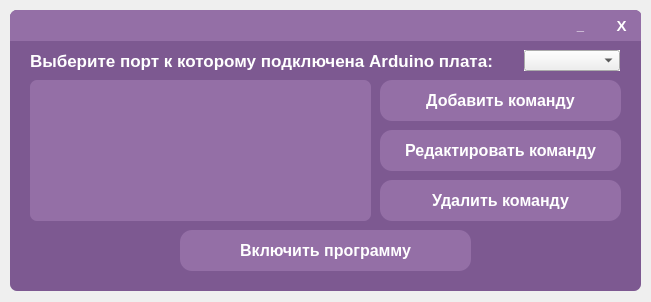
<?xml version="1.0" encoding="UTF-8"?>
<ui version="4.0">
 <class>MainWindow</class>
 <widget class="QMainWindow" name="MainWindow">
  <property name="geometry">
   <rect>
    <x>0</x>
    <y>0</y>
    <width>651</width>
    <height>302</height>
   </rect>
  </property>
  <property name="windowTitle">
   <string>MainWindow</string>
  </property>
  <widget class="QWidget" name="centralwidget">
   <widget class="QFrame" name="Window">
    <property name="geometry">
     <rect>
      <x>10</x>
      <y>10</y>
      <width>631</width>
      <height>281</height>
     </rect>
    </property>
    <property name="styleSheet">
     <string notr="true">QFrame{
	border-radius: 7px;
	background-color: #7D5991;
}

QLabel{
	color: white;
}</string>
    </property>
    <property name="frameShape">
     <enum>QFrame::StyledPanel</enum>
    </property>
    <property name="frameShadow">
     <enum>QFrame::Raised</enum>
    </property>
    <widget class="QFrame" name="WindowFrame">
     <property name="geometry">
      <rect>
       <x>0</x>
       <y>0</y>
       <width>631</width>
       <height>31</height>
      </rect>
     </property>
     <property name="styleSheet">
      <string notr="true">QFrame{
	border-bottom-left-radius: 0px;
	border-bottom-right-radius: 0px;
	background-color: #946FA6;
}</string>
     </property>
     <property name="frameShape">
      <enum>QFrame::StyledPanel</enum>
     </property>
     <property name="frameShadow">
      <enum>QFrame::Raised</enum>
     </property>
     <widget class="QPushButton" name="CloseWindowButton">
      <property name="geometry">
       <rect>
        <x>591</x>
        <y>0</y>
        <width>41</width>
        <height>31</height>
       </rect>
      </property>
      <property name="font">
       <font>
        <pointsize>11</pointsize>
        <weight>75</weight>
        <bold>true</bold>
       </font>
      </property>
      <property name="cursor">
       <cursorShape>PointingHandCursor</cursorShape>
      </property>
      <property name="styleSheet">
       <string notr="true">QPushButton{
	color: white;
	border: none;
	border-top-right-radius: 7px;
	background-color: #946FA6;
}

QPushButton:hover{
	background-color: #8E68A2;
}

QPushButton:pressed{
	color: #EA2F4E;
}</string>
      </property>
      <property name="text">
       <string>X</string>
      </property>
     </widget>
     <widget class="QPushButton" name="MinimizeWindowButton">
      <property name="geometry">
       <rect>
        <x>550</x>
        <y>0</y>
        <width>41</width>
        <height>31</height>
       </rect>
      </property>
      <property name="font">
       <font>
        <pointsize>10</pointsize>
        <weight>75</weight>
        <bold>true</bold>
       </font>
      </property>
      <property name="cursor">
       <cursorShape>PointingHandCursor</cursorShape>
      </property>
      <property name="styleSheet">
       <string notr="true">QPushButton{
	color: white;
	border: none;
	border-top-right-radius: 7px;
	background-color: #946FA6;
}

QPushButton:hover{
	background-color: #8E68A2;
}

QPushButton:pressed{
	color: #EA2F4E;
}</string>
      </property>
      <property name="text">
       <string>_</string>
      </property>
      <property name="default">
       <bool>false</bool>
      </property>
     </widget>
    </widget>
    <widget class="QPushButton" name="AddNewUserCommandButton">
     <property name="geometry">
      <rect>
       <x>370</x>
       <y>70</y>
       <width>241</width>
       <height>41</height>
      </rect>
     </property>
     <property name="font">
      <font>
       <pointsize>12</pointsize>
       <weight>75</weight>
       <bold>true</bold>
      </font>
     </property>
     <property name="cursor">
      <cursorShape>PointingHandCursor</cursorShape>
     </property>
     <property name="styleSheet">
      <string notr="true">QPushButton{
	color: white;
	border-radius: 12px;
	background-color: #946FA6;
}

QPushButton:hover{
	background-color: #9A76AB;
}

QPushButton:pressed{
	background-color: #8E68A2;
}</string>
     </property>
     <property name="text">
      <string>Добавить команду</string>
     </property>
    </widget>
    <widget class="QListWidget" name="UserCommandsListWidget">
     <property name="geometry">
      <rect>
       <x>20</x>
       <y>70</y>
       <width>341</width>
       <height>141</height>
      </rect>
     </property>
     <property name="font">
      <font>
       <pointsize>14</pointsize>
       <weight>75</weight>
       <bold>true</bold>
      </font>
     </property>
     <property name="tabletTracking">
      <bool>false</bool>
     </property>
     <property name="autoFillBackground">
      <bool>false</bool>
     </property>
     <property name="styleSheet">
      <string notr="true">color: white;
border-radius: 7px;
background-color: #946FA6;
</string>
     </property>
     <property name="frameShape">
      <enum>QFrame::StyledPanel</enum>
     </property>
     <property name="frameShadow">
      <enum>QFrame::Sunken</enum>
     </property>
     <property name="lineWidth">
      <number>1</number>
     </property>
     <property name="verticalScrollBarPolicy">
      <enum>Qt::ScrollBarAsNeeded</enum>
     </property>
     <property name="horizontalScrollBarPolicy">
      <enum>Qt::ScrollBarAsNeeded</enum>
     </property>
     <property name="sizeAdjustPolicy">
      <enum>QAbstractScrollArea::AdjustIgnored</enum>
     </property>
     <property name="autoScroll">
      <bool>true</bool>
     </property>
     <property name="tabKeyNavigation">
      <bool>false</bool>
     </property>
     <property name="showDropIndicator" stdset="0">
      <bool>true</bool>
     </property>
     <property name="dragDropOverwriteMode">
      <bool>false</bool>
     </property>
     <property name="alternatingRowColors">
      <bool>false</bool>
     </property>
     <property name="verticalScrollMode">
      <enum>QAbstractItemView::ScrollPerItem</enum>
     </property>
     <property name="horizontalScrollMode">
      <enum>QAbstractItemView::ScrollPerItem</enum>
     </property>
     <property name="movement">
      <enum>QListView::Static</enum>
     </property>
     <property name="flow">
      <enum>QListView::TopToBottom</enum>
     </property>
     <property name="isWrapping" stdset="0">
      <bool>false</bool>
     </property>
     <property name="resizeMode">
      <enum>QListView::Fixed</enum>
     </property>
     <property name="layoutMode">
      <enum>QListView::SinglePass</enum>
     </property>
     <property name="viewMode">
      <enum>QListView::ListMode</enum>
     </property>
     <property name="uniformItemSizes">
      <bool>false</bool>
     </property>
     <property name="wordWrap">
      <bool>false</bool>
     </property>
     <property name="selectionRectVisible">
      <bool>false</bool>
     </property>
     <property name="sortingEnabled">
      <bool>false</bool>
     </property>
    </widget>
    <widget class="QPushButton" name="EditUserCommandButton">
     <property name="geometry">
      <rect>
       <x>370</x>
       <y>120</y>
       <width>241</width>
       <height>41</height>
      </rect>
     </property>
     <property name="font">
      <font>
       <pointsize>12</pointsize>
       <weight>75</weight>
       <bold>true</bold>
      </font>
     </property>
     <property name="cursor">
      <cursorShape>PointingHandCursor</cursorShape>
     </property>
     <property name="styleSheet">
      <string notr="true">QPushButton{
	color: white;
	border-radius: 12px;
	background-color: #946FA6;
}

QPushButton:hover{
	background-color: #9A76AB;
}

QPushButton:pressed{
	background-color: #8E68A2;
}</string>
     </property>
     <property name="text">
      <string>Редактировать команду</string>
     </property>
    </widget>
    <widget class="QPushButton" name="RemovUserCommandButton">
     <property name="geometry">
      <rect>
       <x>370</x>
       <y>170</y>
       <width>241</width>
       <height>41</height>
      </rect>
     </property>
     <property name="font">
      <font>
       <pointsize>12</pointsize>
       <weight>75</weight>
       <bold>true</bold>
      </font>
     </property>
     <property name="cursor">
      <cursorShape>PointingHandCursor</cursorShape>
     </property>
     <property name="styleSheet">
      <string notr="true">QPushButton{
	color: white;
	border-radius: 12px;
	background-color: #946FA6;
}

QPushButton:hover{
	background-color: #9A76AB;
}

QPushButton:pressed{
	background-color: #8E68A2;
}</string>
     </property>
     <property name="text">
      <string>Удалить команду</string>
     </property>
    </widget>
    <widget class="QFrame" name="frame">
     <property name="geometry">
      <rect>
       <x>514</x>
       <y>40</y>
       <width>96</width>
       <height>21</height>
      </rect>
     </property>
     <property name="styleSheet">
      <string notr="true">QFrame{
	border-radius: 0px;
	background-color: white;
}</string>
     </property>
     <property name="frameShape">
      <enum>QFrame::StyledPanel</enum>
     </property>
     <property name="frameShadow">
      <enum>QFrame::Raised</enum>
     </property>
     <widget class="QComboBox" name="PortsListComboBox">
      <property name="geometry">
       <rect>
        <x>0</x>
        <y>0</y>
        <width>96</width>
        <height>21</height>
       </rect>
      </property>
      <property name="font">
       <font>
        <pointsize>13</pointsize>
       </font>
      </property>
      <property name="styleSheet">
       <string notr="true"/>
      </property>
     </widget>
    </widget>
    <widget class="QLabel" name="label">
     <property name="geometry">
      <rect>
       <x>20</x>
       <y>40</y>
       <width>491</width>
       <height>21</height>
      </rect>
     </property>
     <property name="font">
      <font>
       <pointsize>13</pointsize>
       <weight>75</weight>
       <bold>true</bold>
      </font>
     </property>
     <property name="text">
      <string>Выберите порт к которому подключена Arduino плата:</string>
     </property>
    </widget>
    <widget class="QPushButton" name="OnOrOffProgramButton">
     <property name="geometry">
      <rect>
       <x>170</x>
       <y>220</y>
       <width>291</width>
       <height>41</height>
      </rect>
     </property>
     <property name="font">
      <font>
       <pointsize>12</pointsize>
       <weight>75</weight>
       <bold>true</bold>
      </font>
     </property>
     <property name="cursor">
      <cursorShape>PointingHandCursor</cursorShape>
     </property>
     <property name="styleSheet">
      <string notr="true">QPushButton{
	color: white;
	border-radius: 12px;
	background-color: #946FA6;
}

QPushButton:hover{
	background-color: #9A76AB;
}

QPushButton:pressed{
	background-color: #8E68A2;
}</string>
     </property>
     <property name="text">
      <string>Включить программу</string>
     </property>
    </widget>
   </widget>
  </widget>
 </widget>
 <resources/>
 <connections/>
</ui>
